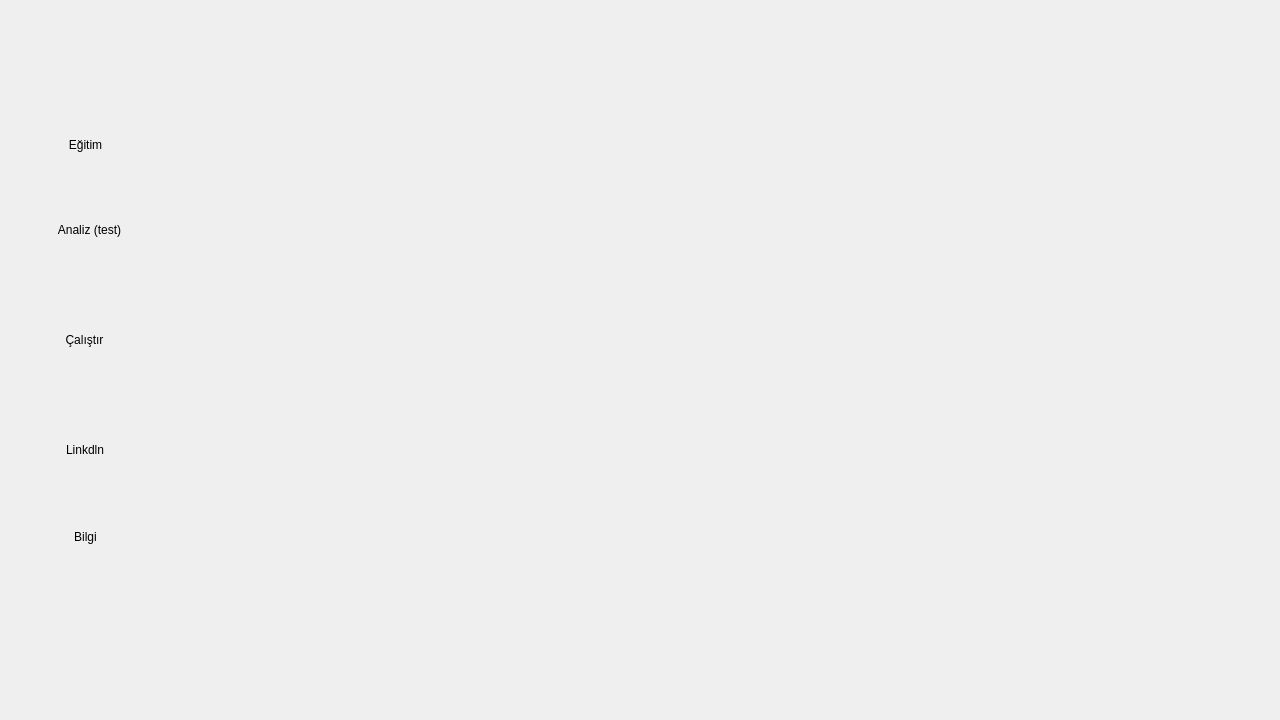
<?xml version="1.0" encoding="UTF-8"?>
<ui version="4.0">
 <class>Widget</class>
 <widget class="QWidget" name="Widget">
  <property name="geometry">
   <rect>
    <x>0</x>
    <y>0</y>
    <width>1280</width>
    <height>720</height>
   </rect>
  </property>
  <property name="minimumSize">
   <size>
    <width>1280</width>
    <height>720</height>
   </size>
  </property>
  <property name="maximumSize">
   <size>
    <width>1280</width>
    <height>720</height>
   </size>
  </property>
  <property name="windowTitle">
   <string>Widget</string>
  </property>
  <widget class="QLabel" name="label">
   <property name="geometry">
    <rect>
     <x>0</x>
     <y>0</y>
     <width>1280</width>
     <height>720</height>
    </rect>
   </property>
   <property name="sizePolicy">
    <sizepolicy hsizetype="Preferred" vsizetype="Preferred">
     <horstretch>0</horstretch>
     <verstretch>0</verstretch>
    </sizepolicy>
   </property>
   <property name="minimumSize">
    <size>
     <width>1280</width>
     <height>720</height>
    </size>
   </property>
   <property name="maximumSize">
    <size>
     <width>1280</width>
     <height>720</height>
    </size>
   </property>
   <property name="styleSheet">
    <string notr="true">image: url(:/arkaplan/qrc/40op.png);</string>
   </property>
   <property name="text">
    <string/>
   </property>
  </widget>
  <widget class="QPushButton" name="pushButton">
   <property name="geometry">
    <rect>
     <x>20</x>
     <y>109</y>
     <width>131</width>
     <height>71</height>
    </rect>
   </property>
   <property name="text">
    <string>Eğitim</string>
   </property>
   <property name="autoDefault">
    <bool>true</bool>
   </property>
   <property name="default">
    <bool>true</bool>
   </property>
   <property name="flat">
    <bool>true</bool>
   </property>
  </widget>
  <widget class="QPushButton" name="pushButton_2">
   <property name="geometry">
    <rect>
     <x>19</x>
     <y>190</y>
     <width>141</width>
     <height>80</height>
    </rect>
   </property>
   <property name="text">
    <string>Analiz (test)</string>
   </property>
   <property name="autoDefault">
    <bool>true</bool>
   </property>
   <property name="default">
    <bool>true</bool>
   </property>
   <property name="flat">
    <bool>true</bool>
   </property>
  </widget>
  <widget class="QPushButton" name="pushButton_3">
   <property name="geometry">
    <rect>
     <x>9</x>
     <y>279</y>
     <width>151</width>
     <height>121</height>
    </rect>
   </property>
   <property name="text">
    <string>Çalıştır</string>
   </property>
   <property name="autoDefault">
    <bool>true</bool>
   </property>
   <property name="default">
    <bool>true</bool>
   </property>
   <property name="flat">
    <bool>true</bool>
   </property>
  </widget>
  <widget class="QPushButton" name="pushButton_4">
   <property name="geometry">
    <rect>
     <x>10</x>
     <y>409</y>
     <width>150</width>
     <height>81</height>
    </rect>
   </property>
   <property name="text">
    <string>Linkdln</string>
   </property>
   <property name="autoDefault">
    <bool>true</bool>
   </property>
   <property name="default">
    <bool>true</bool>
   </property>
   <property name="flat">
    <bool>true</bool>
   </property>
  </widget>
  <widget class="QPushButton" name="pushButton_5">
   <property name="geometry">
    <rect>
     <x>10</x>
     <y>491</y>
     <width>151</width>
     <height>91</height>
    </rect>
   </property>
   <property name="text">
    <string>Bilgi</string>
   </property>
   <property name="autoDefault">
    <bool>true</bool>
   </property>
   <property name="default">
    <bool>true</bool>
   </property>
   <property name="flat">
    <bool>true</bool>
   </property>
  </widget>
  <widget class="QPushButton" name="pushButton_6">
   <property name="geometry">
    <rect>
     <x>20</x>
     <y>20</y>
     <width>131</width>
     <height>71</height>
    </rect>
   </property>
   <property name="text">
    <string/>
   </property>
   <property name="autoDefault">
    <bool>true</bool>
   </property>
   <property name="default">
    <bool>true</bool>
   </property>
   <property name="flat">
    <bool>true</bool>
   </property>
  </widget>
  <widget class="QPushButton" name="logoBtn">
   <property name="geometry">
    <rect>
     <x>10</x>
     <y>10</y>
     <width>131</width>
     <height>81</height>
    </rect>
   </property>
   <property name="font">
    <font>
     <family>Nirmala UI</family>
     <pointsize>12</pointsize>
     <weight>75</weight>
     <bold>true</bold>
    </font>
   </property>
   <property name="text">
    <string/>
   </property>
   <property name="iconSize">
    <size>
     <width>30</width>
     <height>30</height>
    </size>
   </property>
   <property name="shortcut">
    <string/>
   </property>
   <property name="autoDefault">
    <bool>true</bool>
   </property>
   <property name="default">
    <bool>true</bool>
   </property>
   <property name="flat">
    <bool>true</bool>
   </property>
  </widget>
 </widget>
 <resources/>
 <connections/>
</ui>
